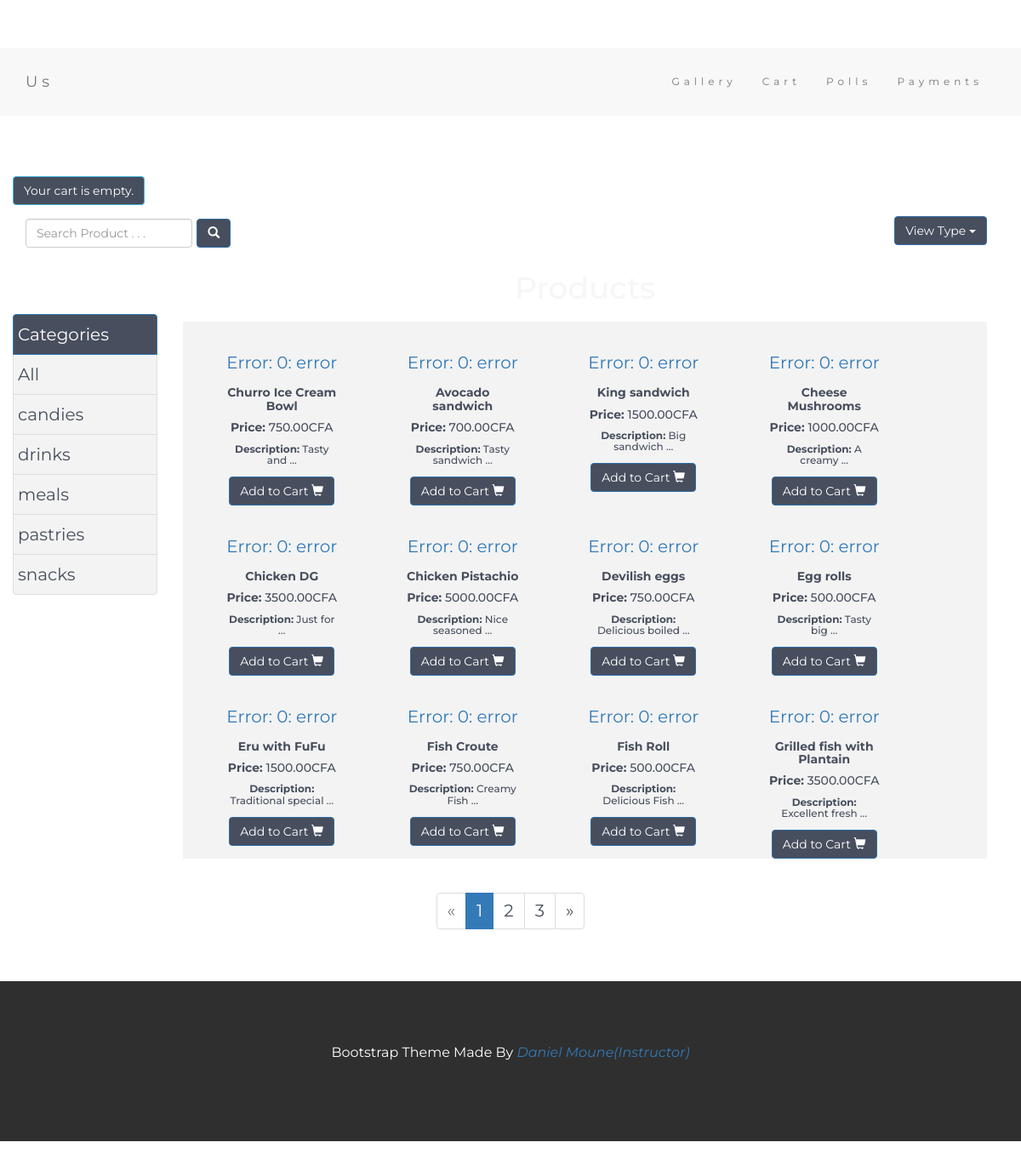
Screenshot of /gallery/product/smallView/ with the database file from the repository.
### gallery/models.py (models this page shows, shortened)
class Category(models.Model):
    name = models.CharField(max_length=1024, null=False, unique=True, db_index=True)
    slug = models.SlugField(null=True, db_index=True, unique=True)
    created = models.DateTimeField(auto_now_add=True, editable=False)
    last_updated = models.DateTimeField(auto_now=True, editable=False)
    views = models.IntegerField(default=0)
    image = models.ImageField(upload_to= 'category/', max_length=1024,
        default = 'no-img.jpg')
    class Meta:
        ordering = ('-created', 'name')
        verbose_name = 'category'
        verbose_name_plural = 'categories'
    def get_absolute_url(self):
        return reverse('gallery:category_detail', args=(self.slug,))

class Product(models.Model):
    designation = models.CharField(max_length=1024, null=False, db_index=True, unique=True)
    slug = models.SlugField(null=True, db_index=True, unique=True)
    description = models.TextField(blank=False, null=False)
    packaging = models.CharField(max_length=4096, null=False)
    price = models.DecimalField(max_digits=10, decimal_places=2, default=Decimal('0.00'))
    created = models.DateTimeField(auto_now_add=True, editable=False)
    last_updated = models.DateTimeField(auto_now=True, editable=False)
    views = models.IntegerField(default=0)
    image = models.ImageField(upload_to= 'product/', max_length=1024,
        default = 'no-img.jpg')
    category = models.ForeignKey(Category, related_name= 'product', on_delete=models.CASCADE)
    class Meta:
        ordering = ('-created', 'designation')
        index_together = (('id', 'slug'),)
    @property
    def image_url(self):
        if self.image and hasattr(self.image, 'url'):
            return self.image.url
    def get_absolute_url(self):
        return reverse('gallery:product_detail', args=(self.slug,))

### gallery/views.py (the view)
class ProductListSmallView(ProductListView):
    template_name = 'gallery/product_small_list.html'
    object_list = Product.objects.order_by('-created')
    paginator = Paginator(object_list, 12)

### cart/forms.py
class CartAddProductForm(forms.Form):  #this class will be used to add items to cart
    quantity = forms.TypedChoiceField(choices=PRODUCT_QUANTITY_CHOICES, coerce=int) # here the field quantity is defined
    update = forms.BooleanField(required=False, initial=False, widget=forms.HiddenInput) # update field is defined which will help in adding or updating of items

### cart/cart.py (called while the page is built)
      def __len__(self):
          return sum(item['quantity'] for item in self.cart.values())

### cart/context_processors.py (called while the page is built)
def cart(request):
    return {'cart': Cart(request)}

### gallery/templates/gallery/product_small_list.html (shortened to what this page needs)
{% extends "base.html" %}
{% block content %}
{% include 'gallery/search.html' %}
{% include 'gallery/dropdown.html' %}
{% load static %}
   <div class = "paintt">
   <div class="col-sm-2 sidebar-offcanvas" id="sidebar">
          <div class="list-group">
              <div class="form-group">
               <ul class="list-group">
                <Li class ="list-group-item active" style = "background-color:#474E5D">Categories</li>
                <Li class ="list-group-item" class="selected"><a href="{% url 'gallery:product_list' %}" style = "color:#474E5D">All</a></li>
                    {% for c in categories %}
                <li {% if category.slug == c.slug %}class="selected" {% endif %} class="list-group-item">
                   <a href="{{ c.get_absolute_url }}" style = "color:#474E5D" >{{ c.name }}</a></li>
                    {% endfor %}
            </ul>
            </div>
          </div>
        </div>
        </div>
<div class="container">
    <div class = "row">
    <div class = "col-sm-10">
    <div class = "list">
    <h1 class="my-4 text-center text-lg-left">{% if category %}{{ category.name }}{% else %}Products{% endif %}</h1>
    <div class ="paint">
    <div class="row text-center text-lg-left">
        {% for object in object_list %}
        <div class="col-lg-2 col-md-8 col-sm-8 col-xs-10" style="margin-top: 30px; margin-left: 50px;">
            <a href="{{object.get_absolute_url}}" class="d-block mb-4 h-100">
            </a>
            <div>
                <h5 class = "name"><b>{{ object.designation }}</b></h5>
                <h5 class = "price"><b>Price:</b> {{ object.price}}CFA</h5>
                <h6 class = "price"><b>Description:</b>  {{ object.description|truncatewords:2}}</h6>
                 <div class="btn-group btn-groupe_2">
                   <button type="button" class="btn btn-primary" style = "background-color:#474E5D">Add to Cart
                    <span class="glyphicon glyphicon-shopping-cart"></span>
                   </button>
                </div>
              </div>
        </div>
        {% endfor %}
        </div>
    </div>
    </div>
</div>
</div>
{% include 'gallery/pagination.html' %}
</div>
{% endblock %}

### gallery/templates/base.html (style rules this page uses)
body { font: 20px "Montserrat", sans-serif; line-height: 1.8; color: #f5f6f7; }
body { padding-top: 54px; margin-bottom: 100px; }

### gallery/templates/gallery/dropdown.html (style rules this page uses)
.price { color: #474E5D; }
.name { color: #474E5D; }

### gallery/templates/gallery/product_small_list.html (style rules this page uses)
@media (min-width: 992px) { body { padding-top: 56px; } }
.price { color: #474E5D; }
.name { color: #474E5D; }
.list { float: right; position: relative; display: inline-block; }
#sidebar { margin-top : 70px; }
.paint { background-color :#F3F3F3; }
.paintt { height: 100%; }
.list-group-item { padding :5px; background-color :#F3F3F3 }
.list-group a { text-decoration: none; }

### rows the page displays
Category: name "candies"
Category: name "drinks"
Category: name "meals"
Category: name "pastries"
Category: name "snacks"
Product: designation "Churro Ice Cream Bowl", price "750.00", description "Tasty and …"
Product: designation "Avocado sandwich", price "700.00", description "Tasty sandwich …"
Product: designation "King sandwich", price "1500.00", description "Big sandwich …"
Product: designation "Cheese Mushrooms", price "1000.00", description "A creamy …"
Product: designation "Chicken DG", price "3500.00", description "Just for …"
Product: designation "Chicken Pistachio", price "5000.00", description "Nice seasoned …"
Product: designation "Devilish eggs", price "750.00", description "Delicious boiled …"
Product: designation "Egg rolls", price "500.00", description "Tasty big …"
Product: designation "Eru with FuFu", price "1500.00", description "Traditional special …"
Product: designation "Fish Croute", price "750.00", description "Creamy Fish …"
Product: designation "Fish Roll", price "500.00", description "Delicious Fish …"
Product: designation "Grilled fish with Plantain", price "3500.00", description "Excellent fresh …"

### other values shown
{{ i }} "1"
{{ i }} "2" "3"
